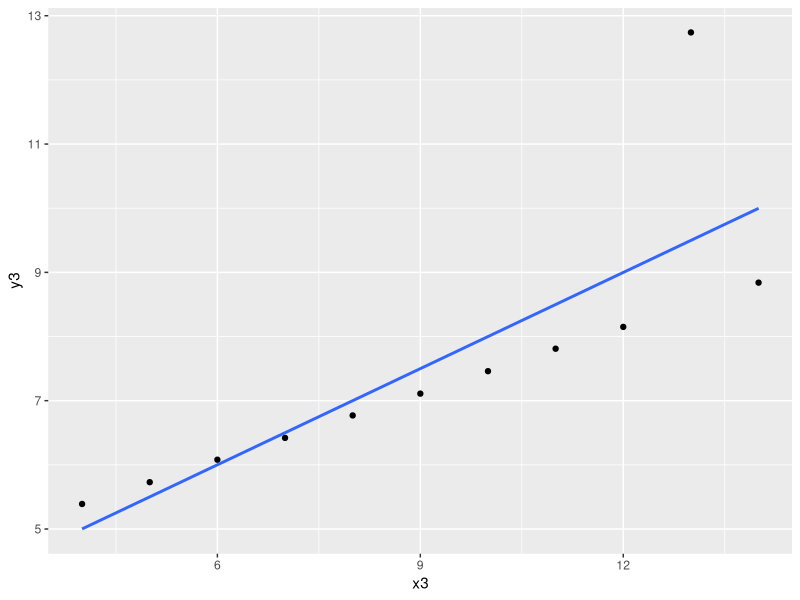
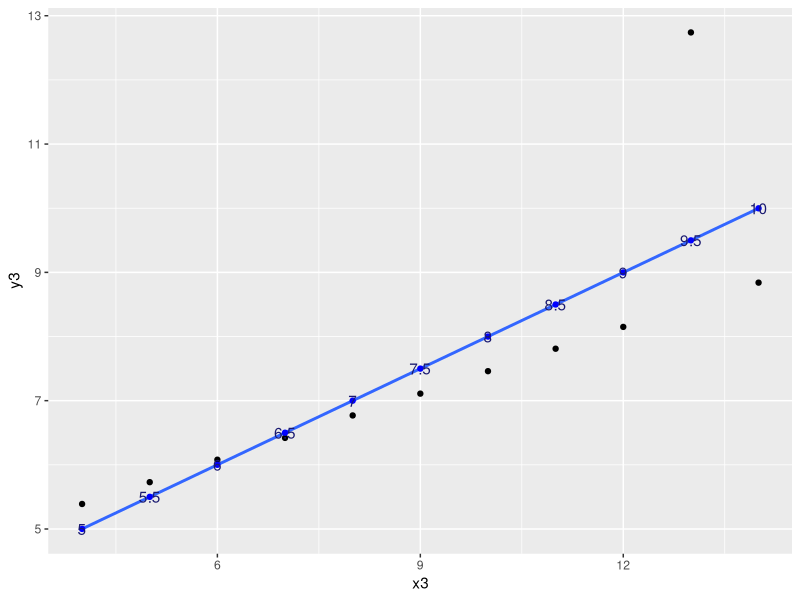
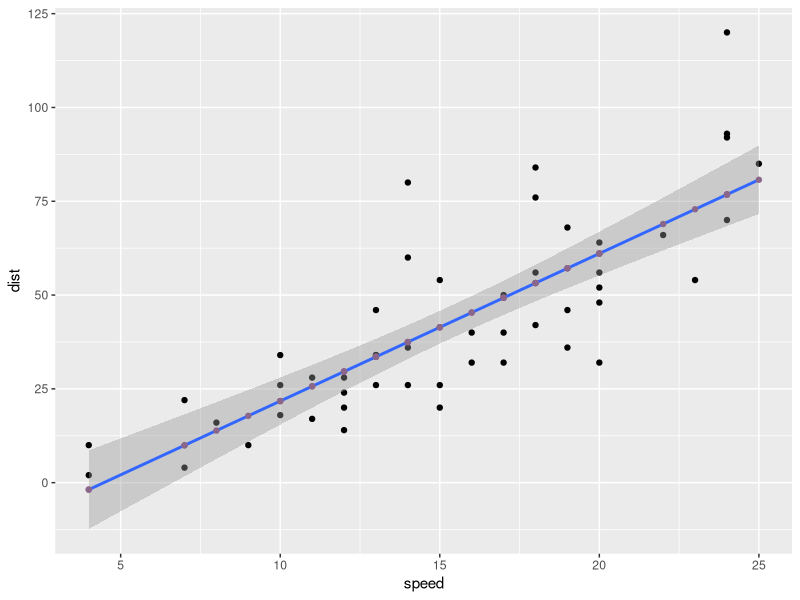
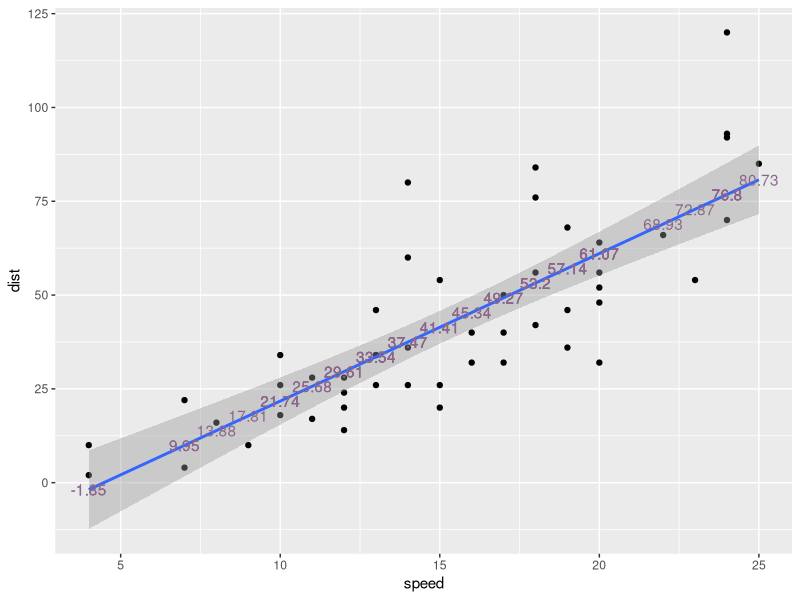
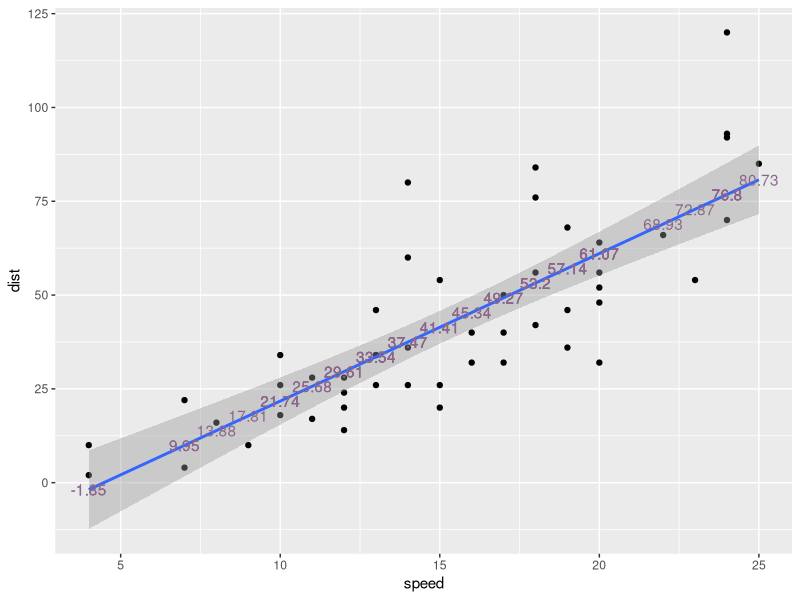

R code for these plots, in order:
## ---- chunk 1
library(tidyverse)
anscombe %>% 
  ggplot() + 
  aes(x = x3, y = y3) + 
  geom_point() +
  geom_smooth(method = lm,
              se = F)
## ---- chunk 2
# calc fitted and add points at fitted
lm(formula = anscombe$y3 ~ anscombe$x3) ->
  my_model

data.frame(x3 = anscombe$x3, 
           predicted_y3 = my_model$fitted.values) ->
  fitted_data

anscombe %>% 
  ggplot() + 
  aes(x = x3, y = y3) + 
  geom_point() + 
  geom_smooth(method = lm, 
              se = F) + 
  geom_point(data = fitted_data,
             aes(x = x3, 
                 y = predicted_y3),
             color = "blue") +
  geom_text(data = fitted_data,
             aes(x = x3, 
                 y = predicted_y3,
                 label = round(predicted_y3, 
                               digits = 1)
                 ),
             color = "midnightblue") 
## ---- chunk 3
StatOlsfittedpoint <- ggplot2::ggproto(`_class` = "StatOlsfittedpoint",
                                  `_inherit` = ggplot2::Stat,
                                  required_aes = c("x", "y"),
                                  compute_group = function(data, scales) {
                                    
                                    model <- lm(formula = data$y ~ data$x)
                                  
                                    data.frame(x = data$x,
                                               y = model$fitted.values)
                                  }

)


geom_point_lm_fitted <- function(mapping = NULL, data = NULL,
                           position = "identity", na.rm = FALSE,
                           show.legend = NA,
                           inherit.aes = TRUE, ...) {
  ggplot2::layer(
    stat = StatOlsfittedpoint, 
    geom = ggplot2::GeomPoint, 
    data = data, 
    mapping = mapping,
    position = position, 
    show.legend = show.legend, 
    inherit.aes = inherit.aes,
    params = list(na.rm = na.rm, ...)
  )
}
## ---- chunk 4
library(ggplot2)
ggplot(cars) + 
  aes(x = speed, y = dist) +
  geom_point() + 
  geom_smooth(method = lm) + 
  geom_point_lm_fitted(color = "plum4")
## ---- chunk 5
StatOlsfitted <- ggplot2::ggproto(`_class` = "StatOlsfitted",
                                  `_inherit` = ggplot2::Stat,
                                  required_aes = c("x", "y"),
                                  compute_group = function(data, scales) {
                                    
                                    model <- lm(formula = data$y ~ data$x)
                                  
                                    data.frame(x = data$x,
                                               y = model$fitted.values,
                                               label = 
                                                 round(x = model$fitted.values,
                                                       digits = 2))
                                  }

)


geom_text_lm_fitted <- function(mapping = NULL, data = NULL,
                           position = "identity", na.rm = FALSE,
                           show.legend = NA,
                           inherit.aes = TRUE, ...) {
  ggplot2::layer(
    stat = StatOlsfitted, 
    geom = ggplot2::GeomText, 
    data = data, 
    mapping = mapping,
    position = position, 
    show.legend = show.legend, 
    inherit.aes = inherit.aes,
    params = list(na.rm = na.rm, ...)
  )
}
## ---- chunk 6
library(ggplot2)
ggplot(cars) + 
  aes(x = speed, y = dist) +
  geom_point() + 
  geom_smooth(method = lm) + 
  geom_text_lm_fitted(color = "plum4")
## ---- chunk 7
# this function takes in a dataframe with columns named x and y
# and returns a data frame with columns named x y and label
# for the output, the x column is the same as the input 
# the y column is computed based on a fit of the input x and y
# and the label is also computed 
my_compute_group <- function(data, scales) {
                                    
                                    model <- lm(formula = data$y ~ data$x)
                                  
                                    data.frame(x = data$x,
                                               y = model$fitted.values,
                                               label = 
                                                 round(x = model$fitted.values,
                                                       digits = 2))
}

# lets see how this function works...
cars %>% 
  transmute(x = speed,
            y = dist) %>% 
my_compute_group(data = .)


StatOlsfitted <- ggplot2::ggproto(`_class` = "StatOlsfitted",
                                  `_inherit` = ggplot2::Stat,
                                  required_aes = c("x", "y"),
                                  compute_group = my_compute_group
)


geom_text_lm_fitted <- function(mapping = NULL, data = NULL,
                           position = "identity", na.rm = FALSE,
                           show.legend = NA,
                           inherit.aes = TRUE, ...) {
  ggplot2::layer(
    stat = StatOlsfitted, 
    geom = ggplot2::GeomText, 
    data = data, 
    mapping = mapping,
    position = position, 
    show.legend = show.legend, 
    inherit.aes = inherit.aes,
    params = list(na.rm = na.rm, ...)
  )
}
## ---- chunk 8
library(ggplot2)
ggplot(cars) + 
  aes(x = speed, y = dist) +
  geom_point() + 
  geom_smooth(method = lm) + 
  geom_text_lm_fitted(color = "plum4")
